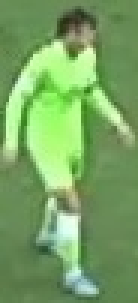
#> input picture output/cropped_frame.jpg, 46 x 101 px (shown 3 times larger)
$ jupyter execute --allow-errors segmentation.ipynb
#> lines starting #> are read from the running program, lines starting #| are printed output that depends on the picture; after the words box and inside, x2 and y2 are one past the last pixel; in counts of white or black regions, pixels touching at a corner belong together; long printed decimals are rounded
[cell 1]
import matplotlib.pyplot as plt
import numpy as np
import cv2

[cell 2]
img_path = "./output/cropped_frame.jpg"
img = cv2.imread(img_path)
#> img is the input picture: shape (101, 46, 3); mean B, G, R 98.6, 163.1, 119.6

[cell 3]
gray = cv2.cvtColor(img, cv2.COLOR_BGR2GRAY)
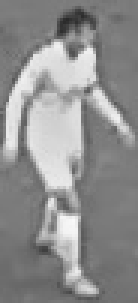
#> gray: shape (101, 46) (shown 3 times larger); min 41, max 249, mean 142.8

# Apply Gaussian blur to reduce noise
blurred = cv2.GaussianBlur(gray, (5, 5), 0)
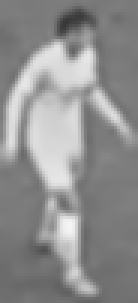
#> blurred: shape (101, 46) (shown 3 times larger); min 56, max 244, mean 142.8

# Use Otsu's method for thresholding
_, thresh = cv2.threshold(blurred, 0, 255, cv2.THRESH_BINARY_INV + cv2.THRESH_OTSU)
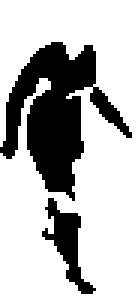
#> thresh: shape (101, 46) (shown 3 times larger); 73.8% white; 2 black regions, box (x1, y1, x2, y2) and area: (0, 14, 44, 67) 1017, (14, 66, 32, 98) 202

[cell 4]
kernel = np.ones((5,5), np.uint8)
opening = cv2.morphologyEx(thresh, cv2.MORPH_OPEN, kernel, iterations=2)
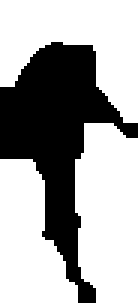
#> opening: shape (101, 46) (shown 3 times larger); 66.4% white; 1 black region, box (x1, y1, x2, y2) and area: (0, 14, 46, 101) 1561

# Find contours
# contours, _ = cv2.findContours(opening, cv2.RETR_EXTERNAL, cv2.CHAIN_APPROX_SIMPLE)

[cell 5]
hsv = cv2.cvtColor(img, cv2.COLOR_BGR2HSV)
#> hsv: shape (101, 46, 3); mean H, S, V 50.5, 102.3, 163.2

# Define color range for segmentation (adjust these values as needed)
lower_color = np.array([30, 40, 40])
upper_color = np.array([90, 255, 255])
mask = cv2.inRange(hsv, lower_color, upper_color)
#> mask: shape (101, 46); 98.3% white; 3 black regions (1 under 20 px), largest, box (x1, y1, x2, y2) and area: (19, 71, 27, 79) 44, (23, 6, 29, 13) 33


mask = cv2.morphologyEx(mask, cv2.MORPH_CLOSE, kernel)
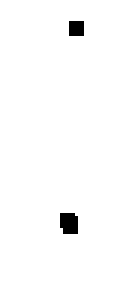
#> mask: shape (101, 46) (shown 3 times larger); 98.6% white; 2 black regions
mask = cv2.morphologyEx(mask, cv2.MORPH_OPEN, kernel)

[cell 6]
contours, _ = cv2.findContours(opening, cv2.RETR_EXTERNAL, cv2.CHAIN_APPROX_SIMPLE)
#> contours = 3 contours; box (x1, y1, x2, y2) and area: (25, 41, 46, 101) 1044, (0, 0, 46, 41) 1020, (0, 53, 26, 101) 791

# Create a blank mask to draw the desired contours


inner_region_mask = np.zeros_like(mask)

# Draw the contours onto the blank mask
cv2.drawContours(inner_region_mask, contours, -1, (255), thickness=cv2.FILLED)

# Subtract the inner region mask from the original mask to get the desired region
desired_region_mask = cv2.bitwise_and(mask, cv2.bitwise_not(inner_region_mask))
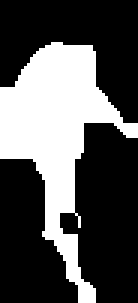
#> desired_region_mask: shape (101, 46) (shown 3 times larger); 32.8% white; 1 white region

# Find contours in the desired region mask
desired_contours, _ = cv2.findContours(desired_region_mask, cv2.RETR_EXTERNAL, cv2.CHAIN_APPROX_SIMPLE)
#> desired_contours = 1 contour; box (x1, y1, x2, y2) and area: (0, 14, 46, 101) 1394

# Draw the contours of the desired region on the original image for visualization
outlined_image = img.copy()
cv2.drawContours(outlined_image, desired_contours, -1, (0, 255, 0), cv2.FILLED)
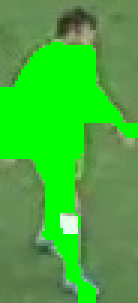
#> outlined_image: shape (101, 46, 3) (shown 3 times larger); mean B, G, R 56.7, 175.6, 68.2

[cell 7]
coordinates = []
for contour in desired_contours:
    for point in contour:
        coordinates.append(tuple(point[0]))
#> this loop made 1 pass
#> after the loop, coordinates = 82 pairs, first value 0 to 45, second value 14 to 100

[cell 8]
coordinates
#> Out has the same summary as coordinates

[cell 9]
plt.imshow(outlined_image)

[cell 10]
desired_contours
#> Out has the same summary as desired_contours

[cell 11]
import cv2
import numpy as np
import matplotlib.pyplot as plt

# Load the image
image_path = "output/cropped_frame.jpg"
image = cv2.imread(image_path)

# Convert the image to HSV color space
hsv = cv2.cvtColor(image, cv2.COLOR_BGR2HSV)

# Define color range for grass (you may need to adjust these values)
lower_grass = np.array([35, 40, 40])
upper_grass = np.array([85, 255, 255])

# Create a binary mask where the grass color range is met
grass_mask = cv2.inRange(hsv, lower_grass, upper_grass)
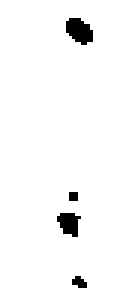
#> grass_mask: shape (101, 46) (shown 3 times larger); 97.3% white; 4 black regions (2 under 20 px), largest, box (x1, y1, x2, y2) and area: (22, 6, 31, 15) 58, (19, 71, 27, 79) 44

# Invert the grass mask to get the mask of the player
player_mask = cv2.bitwise_not(grass_mask)

# Perform morphological operations to remove small noise and fill gaps
kernel = np.ones((5, 5), np.uint8)
player_mask = cv2.morphologyEx(player_mask, cv2.MORPH_CLOSE, kernel)
#> player_mask: shape (101, 46); 2.9% white; 3 white regions (1 under 20 px), largest, box (x1, y1, x2, y2) and area: (19, 64, 27, 79) 61, (22, 6, 31, 15) 58
player_mask = cv2.morphologyEx(player_mask, cv2.MORPH_OPEN, kernel)
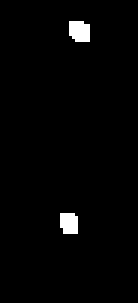
#> player_mask: shape (101, 46) (shown 3 times larger); 1.8% white; 2 white regions

# Extract the player region
player_region = cv2.bitwise_and(image, image, mask=player_mask)

# Find contours in the player mask for visualization
contours, _ = cv2.findContours(player_mask, cv2.RETR_EXTERNAL, cv2.CHAIN_APPROX_SIMPLE)
#> contours = 2 contours; box (x1, y1, x2, y2) and area: (23, 7, 30, 14) 32, (20, 71, 26, 78) 28

# Draw the contours on the original image for visualization
outlined_image = image.copy()
cv2.drawContours(outlined_image, contours, -1, (0, 255, 0), 2)
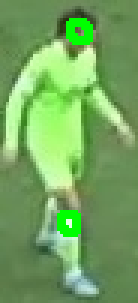
#> outlined_image: shape (101, 46, 3) (shown 3 times larger); 2.73% of pixels changed, all inside (x1, y1, x2, y2) = (19, 6, 31, 79)

# Calculate the average color of the player region
mean_color = cv2.mean(player_region, mask=player_mask)[:3]  # Exclude the alpha channel if present
#> mean_color = (156.9, 181, 170.1)


# cv2.imwrite(output_path, outlined_image)
plt.imshow(outlined_image)

# [7 lines of commented-out code are left out]
print(f"Average color of the player region (BGR): {mean_color}")
#| Average color of the player region (BGR): (156.855, 181.0, 170.133)
